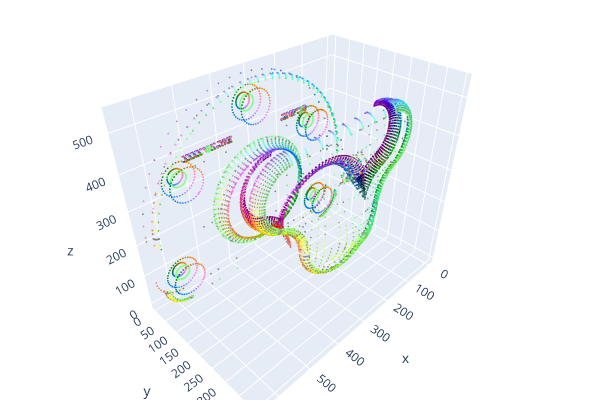
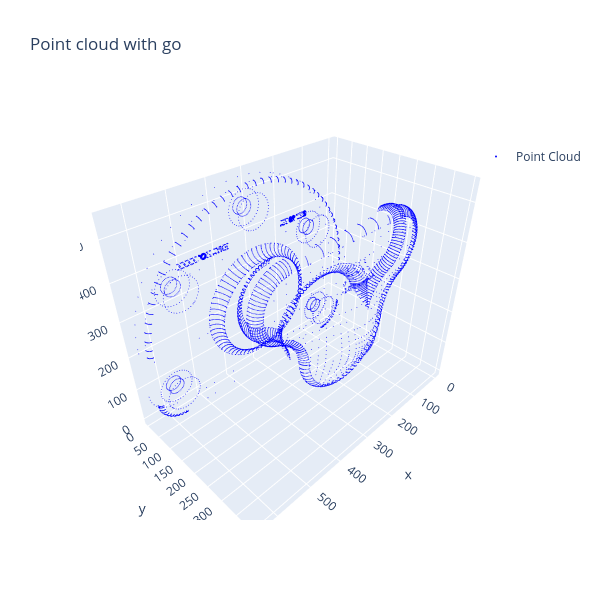

Notebook code cell kept with these figures, in order:
### Markdown cell above
- read .pcd file 
- convert to numpy
- visualize using plotly, draw geometries
- https://www.open3d.org/docs/release/tutorial/visualization/visualization.html

### Code cell
path_pcd='TMS-SGI-TB50_Bollard.ply'
pcd1 = o3d.io.read_point_cloud(path_pcd) # object of type point cloud
print("point cloud as pcd in scene:\n{}".format(pcd1))

pcd1_np=np.asarray(pcd1.points) # convert to np array
print("point cloud as np in scene:\n{}".format(pcd1_np))
print("Shape of scene:\n {}".format(np.shape(pcd1_np)))

#plot pcd object usin gplotly #https://www.open3d.org/docs/latest/python_api/open3d.visualization.draw_plotly.html#open3d.visualization.draw_plotly
o3d.visualization.draw_plotly([pcd1]) 

#plot pcd object using open 3D  #draw_geometries
# o3d.visualization.draw_geometries_with_editing([pcd1],
#                                 window_name='Point cloud'
#                                 )

#plot using go. This needs numpy vectors
trace = go.Scatter3d(
    x=pcd1_np[:, 0], y=pcd1_np[:, 1], z=pcd1_np[:, 2],
    mode='markers',
    marker=dict(size=0.5, color='blue'),
    name='Point Cloud',
    showlegend=True
)

# Create figure with custom title
fig = go.Figure(data=[trace])
fig.update_layout(
                    title="Point cloud with go",
                    width=600,   # Set desired width
                    height=600,  # Set desired height
                    legend=dict(
                                x=0.9, 
                                y=0.9,
                                bgcolor='rgba(255,255,255,0.7)',
                                #bordercolor='black',
                                #borderwidth=0.5
                                )

                )
fig.show()

### Figure 1 — Plotly figure (JSON) as saved in the notebook; plotly's stock layout.template omitted (floating-point values rounded to 4 significant figures; data arrays with more than 128 entries replaced by an {"elided": "..."} marker saying what was removed)
{"data": [{"marker": {"color": {"elided": "9843x3 float values"}, "size": 1}, "mode": "markers", "type": "scatter3d", "x": {"elided": "9843 float values"}, "y": {"elided": "9843 float values"}, "z": {"elided": "9843 float values"}}], "layout": {"height": 400, "margin": {"b": 0, "l": 0, "r": 0, "t": 0}, "scene": {"camera": {"center": {"x": 0, "y": 0, "z": 0}, "up": {"x": 0, "y": 0, "z": 1}}}, "showlegend": false, "width": 600}}

### Figure 2 — Plotly figure (JSON) as saved in the notebook; plotly's stock layout.template omitted (floating-point values rounded to 4 significant figures; data arrays with more than 128 entries replaced by an {"elided": "..."} marker saying what was removed)
{"data": [{"marker": {"color": "blue", "size": 0.5}, "mode": "markers", "name": "Point Cloud", "showlegend": true, "type": "scatter3d", "x": {"elided": "9843 float values"}, "y": {"elided": "9843 float values"}, "z": {"elided": "9843 float values"}}], "layout": {"height": 600, "legend": {"bgcolor": "rgba(255,255,255,0.7)", "x": 0.9, "y": 0.9}, "title": {"text": "Point cloud with go"}, "width": 600}}
